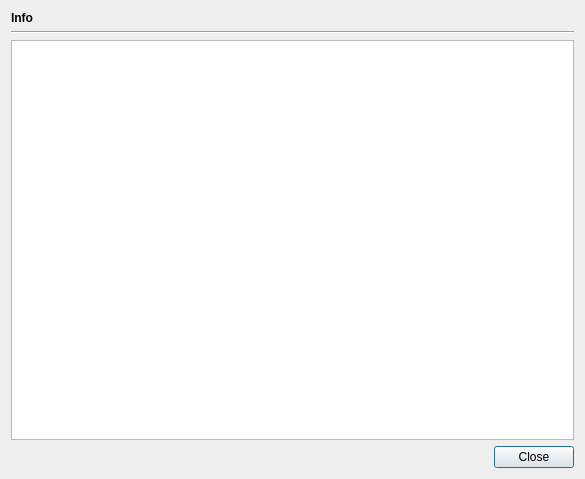
<?xml version="1.0" encoding="UTF-8"?>
<ui version="4.0">
 <class>TextInfoDialog</class>
 <widget class="QDialog" name="TextInfoDialog">
  <property name="geometry">
   <rect>
    <x>0</x>
    <y>0</y>
    <width>585</width>
    <height>479</height>
   </rect>
  </property>
  <property name="windowTitle">
   <string>Dialog</string>
  </property>
  <layout class="QVBoxLayout" name="verticalLayout">
   <item>
    <widget class="QLabel" name="titleLabel">
     <property name="font">
      <font>
       <weight>75</weight>
       <bold>true</bold>
      </font>
     </property>
     <property name="text">
      <string>Info</string>
     </property>
    </widget>
   </item>
   <item>
    <widget class="Line" name="line">
     <property name="orientation">
      <enum>Qt::Horizontal</enum>
     </property>
    </widget>
   </item>
   <item>
    <widget class="QTextBrowser" name="textArea">
     <property name="font">
      <font>
       <family>Liberation Mono</family>
      </font>
     </property>
    </widget>
   </item>
   <item>
    <widget class="QDialogButtonBox" name="buttonBox">
     <property name="orientation">
      <enum>Qt::Horizontal</enum>
     </property>
     <property name="standardButtons">
      <set>QDialogButtonBox::Close</set>
     </property>
    </widget>
   </item>
  </layout>
 </widget>
 <resources/>
 <connections>
  <connection>
   <sender>buttonBox</sender>
   <signal>accepted()</signal>
   <receiver>TextInfoDialog</receiver>
   <slot>accept()</slot>
   <hints>
    <hint type="sourcelabel">
     <x>248</x>
     <y>254</y>
    </hint>
    <hint type="destinationlabel">
     <x>157</x>
     <y>274</y>
    </hint>
   </hints>
  </connection>
  <connection>
   <sender>buttonBox</sender>
   <signal>rejected()</signal>
   <receiver>TextInfoDialog</receiver>
   <slot>reject()</slot>
   <hints>
    <hint type="sourcelabel">
     <x>316</x>
     <y>260</y>
    </hint>
    <hint type="destinationlabel">
     <x>286</x>
     <y>274</y>
    </hint>
   </hints>
  </connection>
 </connections>
</ui>
